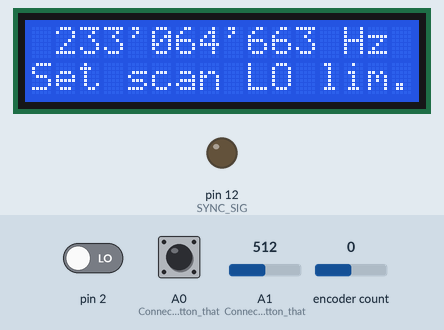
A sketch run on a simulated Arduino Uno, built with avr-gcc and run on an emulated ATmega328P. On the bench: 16×2 character LCD, output pins drawn as LEDs (lit = HIGH). Inputs (shaded band) come from the test bench; at power-on: A0 (Connect_to_a_button_that) HIGH, A1 (Connect_to_a_button_that) = 512, pin 2 LOW, encoder count 0. EEPROM starts erased; pins used as bus, display or sensor lines are not drawn.

Above: at 1.2 s.
1.3 s: A0 (Connect_to_a_button_that) pulled LOW for 3.2 s
At 2.5 s:
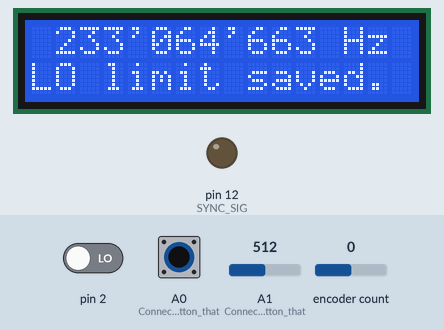
7.1 s: A1 (Connect_to_a_button_that) set to 716
At 8.5 s:
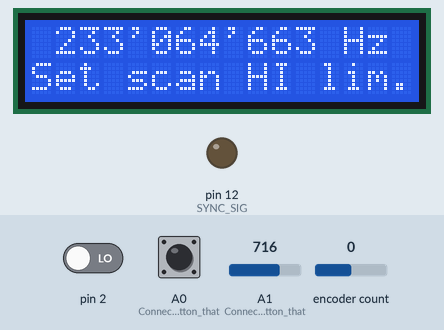
10.1 s: A0 (Connect_to_a_button_that) pulled LOW for 0.15 s
At 11.0 s:
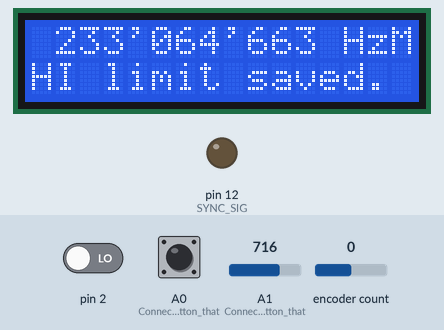
13.0 s: A1 (Connect_to_a_button_that) set to 900
At 14.2 s:
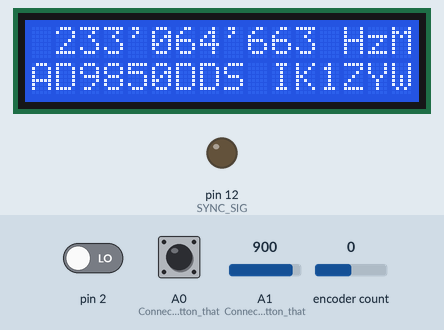
14.5 s: A1 (Connect_to_a_button_that) set to 511
At 15.5 s:
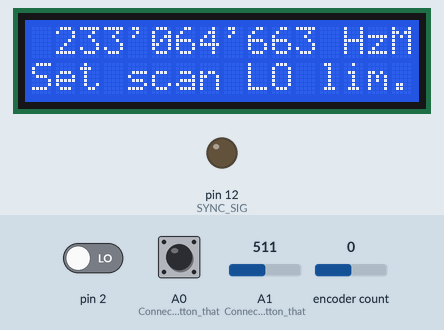
16.0 s: A0 (Connect_to_a_button_that) pulled LOW for 1 s
At 17.0 s:
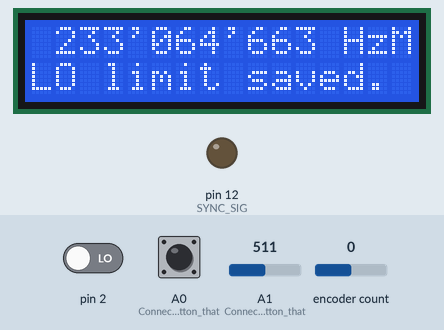
Timing chart, 0 to 19.0 s (numbered marks = the images above; inputs shaded):
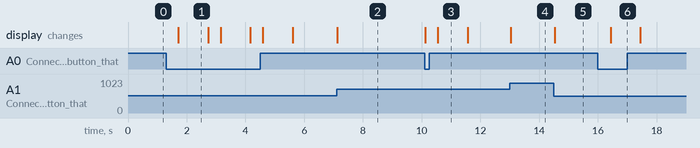

The sketch:

AD9850_LCD_ROTARY_WMENUS.ino
```cpp
/*
Main code by Richard Visokey AD7C - www.ad7c.com
Revision 2.0 - November 6th, 2013

All changes and developments by Paolo Cravero IK1ZYW

*/

// Include the library code
#include <LiquidCrystal_I2C.h>
#include <Wire.h>
#include <LiquidCrystal.h>
#include <rotary.h>
#include <EEPROM.h>

//Setup some items
#define SYNC_SIG 12 // Pin 12 - sync signal during sweep
#define W_CLK 9   // Pin 9 - connect to AD9850 module word load clock pin (CLK)
#define FQ_UD 8   // Pin 8 - connect to freq update pin (FQ)
#define DATA 7   // Pin 7 - connect to serial data load pin (DATA)
#define RESET 6  // Pin 6 - connect to reset pin (RST)
#define pulseHigh(pin) {digitalWrite(pin, HIGH); digitalWrite(pin, LOW); }
//Rotary r = Rotary(2,3); // sets the pins the rotary encoder uses.  Must be interrupt pins.
Rotary r = Rotary(3,2); // sets the pins the rotary encoder uses.  Must be interrupt pins.
//LiquidCrystal lcd(12, 13, 7, 6, 5, 4); // I used an odd pin combination because I need pin 2 and 3 for the interrupts.
LiquidCrystal_I2C lcd(0x27,16,2);  // set the LCD address to 0x20 for a 16 chars and 2 line display


uint_fast32_t rx=7200000; // Starting frequency of VFO
uint_fast32_t rx2=1; // variable to hold the updated frequency

uint_fast32_t scanlow=14000000;  // just two defaults for band scan limits
uint_fast32_t scanhigh=14350000; //  " "          " "            " "

uint_fast32_t increment = 100; // starting VFO update increment in Hz.
int buttonstate = 0;
int inscan = 0; // 0 not scanning, 1 scan in progress
String hertz = "100 Hz";
int  hertzPosition = 5;
byte ones,tens,hundreds,thousands,tenthousands,hundredthousands,millions ;  //Placeholders
String freq; // string to hold the frequency
uint_fast32_t timepassed = millis(); // int to hold the arduino miilis since startup
int memstatus = 1;  // value to notify if memory is current or old. 0=old, 1=current.
int menupos = 0;


int ForceFreq = 0;  // Change this to 0 after you upload and run a working sketch to activate the EEPROM memory.  YOU MUST PUT THIS BACK TO 0 AND UPLOAD THE SKETCH AGAIN AFTER STARTING FREQUENCY IS SET!


void setup() {
  // prepare CONFIRM selection button
  pinMode(A0,INPUT_PULLUP); // Connect to a button that goes to GND on push
  //  digitalWrite(A0,HIGH);

  // prepare SCAN selection button
  // pinMode(A1,INPUT_PULLUP); // Connect to a button that goes to GND on push
  //  digitalWrite(A1,HIGH);

  lcd.init();
  PCICR |= (1 << PCIE2);
  PCMSK2 |= (1 << PCINT18) | (1 << PCINT19);
  sei();
  pinMode(SYNC_SIG, OUTPUT);
  pinMode(FQ_UD, OUTPUT);
  pinMode(W_CLK, OUTPUT);
  pinMode(DATA, OUTPUT);
  pinMode(RESET, OUTPUT);

  digitalWrite(SYNC_SIG,LOW);
  pulseHigh(RESET);
  pulseHigh(W_CLK);
  pulseHigh(FQ_UD);  // this pulse enables serial mode on the AD9850 - Datasheet page 12.


  lcd.backlight();
  lcd.setCursor(hertzPosition,1);
  lcd.print(hertz);
   // Load the stored frequency
  if (ForceFreq == 0) {
    freq = String(EEPROM.read(0))+String(EEPROM.read(1))+String(EEPROM.read(2))+String(EEPROM.read(3))+String(EEPROM.read(4))+String(EEPROM.read(5))+String(EEPROM.read(6));
    rx = freq.toInt();
    lcd.setCursor(15,0);
    lcd.print("M");
  }
}


void loop() {
  if (rx != rx2){
        showFreq();
        sendFrequency(rx);
        rx2 = rx;
      }

  menupos = analogRead(1); // pin A1
  menupos = map(menupos, 0, 1023, 0, 5);

  /// TODO, switch SELECT to update display with current selection
  lcd.setCursor(0,1);
  switch (menupos) {
    case 0:
      lcd.print("Step: ");
      lcd.print(hertz);
      lcd.print("    ");
      break;
    case 1:
      lcd.print("Scan start/stop ");
      break;
    case 2:
      lcd.print("Set scan LO lim.");
      break;
    case 3:
      lcd.print("Set scan HI lim.");
      break;
    case 4:
      lcd.print("AD9850DDS IK1ZYW");
      break;
    default:
      break;
  }

  buttonstate = digitalRead(A0);
  if(buttonstate == LOW) {
    delay(100);
    if(buttonstate == LOW) { // debounce
    switch (menupos) {
      case 0:
        setincrement();
        break;
      case 1:
        doScan();
        break;
      case 2:
        saveLimit();
        break;
      case 3:
        saveLimit();
        break;
      default:
        break;
        // do nothing yet
    } // end debounce
    }
  };


  // Write the frequency to memory if not stored and 10 seconds have passed since the last frequency change.
    if(memstatus == 0){
      lcd.setCursor(15,0);
      lcd.print(" ");
      if(timepassed+10000 < millis()){
        storeMEM();
        }
      }
}


ISR(PCINT2_vect) {
  unsigned char result = r.process();
  if (result) {
    if (result == DIR_CW){rx=rx+increment;}
    else {rx=rx-increment;};
      if (rx >=60000000){rx=rx2;}; // UPPER VFO LIMIT 60 MHz
      if (rx <=100000){rx=rx2;}; // LOWER VFO LIMIT 100 kHz
  }
}


/* SET SCANNING LIMITS FUNCTION. Reads also menupos value */

void saveLimit() {
  delay(300);
  lcd.setCursor(0,1);
  switch (menupos) {
      case 2: // lower limit
        scanlow = rx;
        lcd.print("LO");
        break;
      case 3: // higher limit
        scanhigh = rx;
        lcd.print("HI");
        break;
      default:
        break;
  }
  lcd.print(" limit saved. ");
  delay(1000);
}


/* SCANNING FUNCTION, between scanlow and scanhigh frequencies */
void doScan() {
  delay(300);
  lcd.setCursor(0,1);
  lcd.print("  Scanning...   ");
  if (rx <= scanlow){rx=scanlow;};
  if (rx >= scanhigh){rx=scanlow;};

  rx = scanlow;
  pulseHigh(SYNC_SIG);
  do {
    showFreq();
    sendFrequency(rx);
    rx = rx + increment;

    menupos = analogRead(1); // pin A1
    delay(menupos); // set scanning speed according to menu pot position

    buttonstate = digitalRead(A0); // check for end-of-scan command

    if (rx >= scanhigh){rx=scanlow; pulseHigh(SYNC_SIG);}; // loop back to beginning

  } while (buttonstate == HIGH);

  rx2 = rx;

  delay(100); // 100 milliseconds delay at each step
}

// frequency calc from datasheet page 8 = <sys clock> * <frequency tuning word>/2^32
void sendFrequency(double frequency) {
  int32_t freq = frequency * 4294967295/125000694;  // note 125 MHz clock on 9850.  You can make 'slight' tuning variations here by adjusting the clock frequency.
  for (int b=0; b<4; b++, freq>>=8) {
    tfr_byte(freq & 0xFF);
  }
  tfr_byte(0x000);   // Final control byte, all 0 for 9850 chip
  pulseHigh(FQ_UD);  // Done!  Should see output
}
// transfers a byte, a bit at a time, LSB first to the 9850 via serial DATA line
void tfr_byte(byte data)
{
  for (int i=0; i<8; i++, data>>=1) {
    digitalWrite(DATA, data & 0x01);
    pulseHigh(W_CLK);   //after each bit sent, CLK is pulsed high
  }
}

void setincrement(){
  if(increment == 10){increment = 50; hertz = "50 Hz"; hertzPosition=5;}
  else if (increment == 50){increment = 100;  hertz = "100 Hz"; hertzPosition=4;}
  else if (increment == 100){increment = 500; hertz="500 Hz"; hertzPosition=4;}
  else if (increment == 500){increment = 1000; hertz="1 kHz"; hertzPosition=6;}
  else if (increment == 1000){increment = 2500; hertz="2.5 kHz"; hertzPosition=4;}
  else if (increment == 2500){increment = 5000; hertz="5 kHz"; hertzPosition=6;}
  else if (increment == 5000){increment = 10000; hertz="10 kHz"; hertzPosition=5;}
  else if (increment == 10000){increment = 100000; hertz="100 kHz"; hertzPosition=4;}
  else if (increment == 100000){increment = 1000000; hertz="1 MHz"; hertzPosition=6;}
  else{increment = 10; hertz = "10 Hz"; hertzPosition=5;};
   lcd.setCursor(0,1);
   lcd.print("                ");
   lcd.setCursor(hertzPosition,1);
   lcd.print(hertz);
   delay(500); // Adjust this delay to speed up/slow down the button menu scroll speed.
};

void showFreq(){
    millions = int(rx/1000000);
    hundredthousands = ((rx/100000)%10);
    tenthousands = ((rx/10000)%10);
    thousands = ((rx/1000)%10);
    hundreds = ((rx/100)%10);
    tens = ((rx/10)%10);
    ones = ((rx/1)%10);
    lcd.setCursor(0,0);
//    lcd.print("                ");
    lcd.print("  ");
   if (millions > 9){lcd.setCursor(1,0);}
   else{lcd.setCursor(2,0);}
    lcd.print(millions);
    lcd.print("'");
    lcd.print(hundredthousands);
    lcd.print(tenthousands);
    lcd.print(thousands);
    lcd.print("'");
    lcd.print(hundreds);
    lcd.print(tens);
    lcd.print(ones);
    lcd.print(" Hz   ");
    lcd.setCursor(0,1);
    if (rx >=30000000){
      lcd.print("!");
    } else {
      lcd.print(" ");
    }
    timepassed = millis();
    memstatus = 0; // Trigger memory write
};

void storeMEM(){
  //Write each frequency section to a EPROM slot.  Yes, it's cheating but it works!
   EEPROM.write(0,millions);
   EEPROM.write(1,hundredthousands);
   EEPROM.write(2,tenthousands);
   EEPROM.write(3,thousands);
   EEPROM.write(4,hundreds);
   EEPROM.write(5,tens);
   EEPROM.write(6,ones);
   lcd.setCursor(15,0);
   lcd.print("M");
   memstatus = 1;  // Let program know memory has been written
};
```

Measured:
- after the input at 1.3 s, the display: changes after 0.42 s (image 1)
- after the input at 7.1 s, the display: changes at once (image 2)
- after the input at 10.1 s, the display: first differs from a run without the input after 0.45 s (image 3)
- after the input at 13.0 s, the display: changes at once (image 4)
- after the input at 14.5 s, the display: changes at once (image 5)
- after the input at 16.0 s, the display: changes after 0.43 s (image 6)
- what the display in image 1 shows lasts 1.0 s, from 1.7 s to 2.7 s
